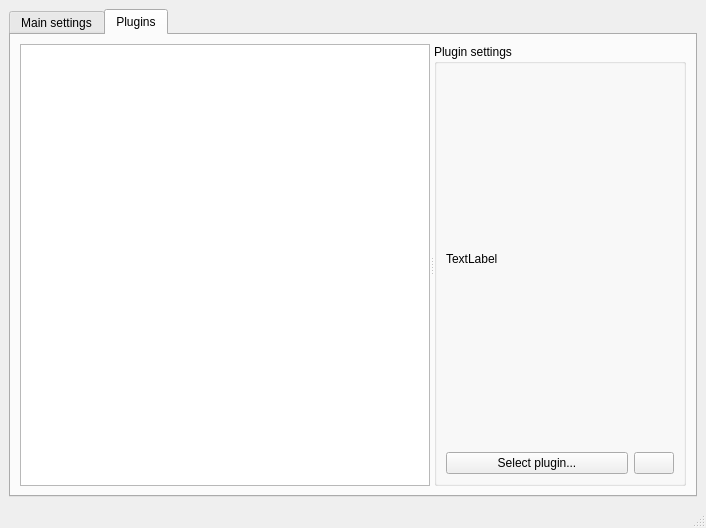
<?xml version="1.0" encoding="UTF-8"?>
<ui version="4.0">
 <class>MainWindow</class>
 <widget class="QMainWindow" name="MainWindow">
  <property name="geometry">
   <rect>
    <x>0</x>
    <y>0</y>
    <width>706</width>
    <height>528</height>
   </rect>
  </property>
  <property name="windowTitle">
   <string>MainWindow</string>
  </property>
  <widget class="QWidget" name="centralwidget">
   <layout class="QHBoxLayout" name="horizontalLayout">
    <item>
     <widget class="QTabWidget" name="settingsTabWidget">
      <property name="currentIndex">
       <number>1</number>
      </property>
      <widget class="QWidget" name="settingsTab">
       <attribute name="title">
        <string>Main settings</string>
       </attribute>
      </widget>
      <widget class="QWidget" name="pluginsTab">
       <attribute name="title">
        <string>Plugins</string>
       </attribute>
       <layout class="QHBoxLayout" name="horizontalLayout_2">
        <item>
         <widget class="QSplitter" name="splitter">
          <property name="orientation">
           <enum>Qt::Horizontal</enum>
          </property>
          <widget class="QTableWidget" name="pluginsTable">
           <property name="focusPolicy">
            <enum>Qt::NoFocus</enum>
           </property>
           <property name="editTriggers">
            <set>QAbstractItemView::NoEditTriggers</set>
           </property>
           <property name="selectionMode">
            <enum>QAbstractItemView::SingleSelection</enum>
           </property>
           <attribute name="horizontalHeaderStretchLastSection">
            <bool>true</bool>
           </attribute>
          </widget>
          <widget class="QGroupBox" name="groupBox">
           <property name="title">
            <string>Plugin settings</string>
           </property>
           <layout class="QVBoxLayout" name="verticalLayout">
            <item>
             <widget class="QLabel" name="pluginLabel">
              <property name="text">
               <string>TextLabel</string>
              </property>
              <property name="textFormat">
               <enum>Qt::RichText</enum>
              </property>
             </widget>
            </item>
            <item>
             <layout class="QHBoxLayout" name="horizontalLayout_4">
              <property name="sizeConstraint">
               <enum>QLayout::SetFixedSize</enum>
              </property>
              <item>
               <widget class="QPushButton" name="toggleButton">
                <property name="text">
                 <string>Select plugin...</string>
                </property>
                <property name="checkable">
                 <bool>false</bool>
                </property>
               </widget>
              </item>
              <item>
               <widget class="QPushButton" name="restartButton">
                <property name="sizePolicy">
                 <sizepolicy hsizetype="Maximum" vsizetype="Fixed">
                  <horstretch>0</horstretch>
                  <verstretch>0</verstretch>
                 </sizepolicy>
                </property>
                <property name="toolTip">
                 <string>Restart app</string>
                </property>
                <property name="text">
                 <string/>
                </property>
                <property name="icon">
                 <iconset theme="view-refresh"/>
                </property>
                <property name="iconSize">
                 <size>
                  <width>16</width>
                  <height>16</height>
                 </size>
                </property>
               </widget>
              </item>
             </layout>
            </item>
           </layout>
          </widget>
         </widget>
        </item>
       </layout>
      </widget>
     </widget>
    </item>
   </layout>
  </widget>
  <widget class="QMenuBar" name="menubar">
   <property name="geometry">
    <rect>
     <x>0</x>
     <y>0</y>
     <width>706</width>
     <height>30</height>
    </rect>
   </property>
  </widget>
  <widget class="QStatusBar" name="statusbar"/>
 </widget>
 <resources/>
 <connections/>
</ui>
